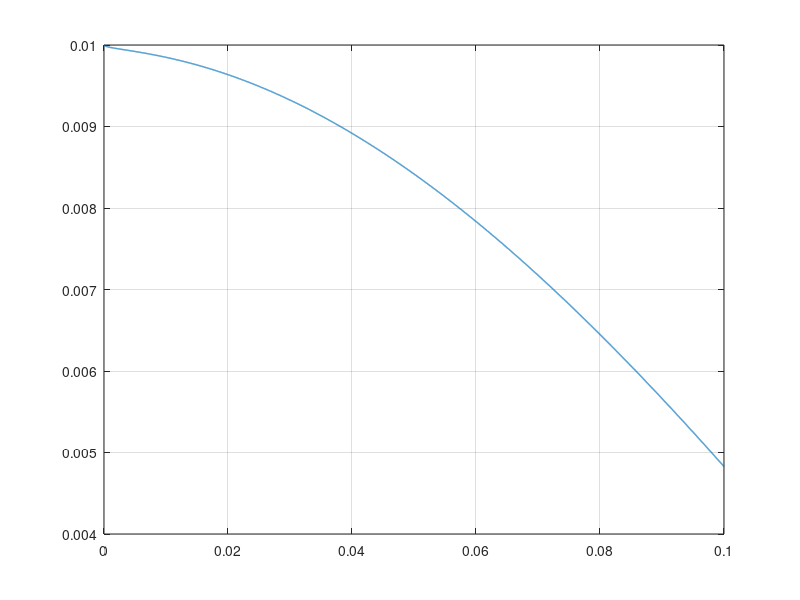

MATLAB code for this plot: (Note: this script raises an error after producing the figure.)
%%%%%%%%%%%%%%%%%%%%%%%%%%%%%%%%%%%%%%%%%%%%%%%%%%%%%%%%%%%%%%%%
%| Script by Dr. Fabian Denner, f.denner09@imperial.ac.uk,    |%
%|   Dept. Mechanical Engineering, Imperial College London    |%
%|============================================================|%
%| Script to calculate the dispersion of a single capillary   |%
%| wave based on the analytical initial-value solution of     |%
%| Prosperetti (Phys. Fluids 24, 1981, pp. 1217-1223) for     |%
%| two-fluid cases with equal kinematic viscosity and         |%
%| one-fluid cases (setting density and viscosity of the      |%
%| upper fluid to 0).                                         |%
%%%%%%%%%%%%%%%%%%%%%%%%%%%%%%%%%%%%%%%%%%%%%%%%%%%%%%%%%%%%%%%%

function capillaryWave_Prosperetti1981_byyc()
clc; 
clear;
close all;

%--------------------------------------------------------------
%   Input data.
%--------------------------------------------------------------

% Density upper fluid [kg/m^3]
rhoU = 1.0;
% Viscosity upper fluid [Pa s]
muU = 0.01;

% Density lower fluid [kg/m^3]
rhoL = 1.0;    
% Viscosity lower fluid [Pa s]
% muL = 1.0e-3;       

% Surface tension [N/m]
sigma = 1.;  

% gravity
gravity = 1.0;

% Wavelength [m]
l = 1;    
% Wavenumber [1/m]
k = 2*pi/l;     
% Time steps per period [s]
dtpp = 200;
% Output file name
filename = './capillaryWave';

%--------------------------------------------------------------
%   Calculation of constants for a cosine wave 
%   with a0 = amplitude and no initial velocity (u0 = 0)
%--------------------------------------------------------------

% Density ratio
beta = rhoL * rhoU / ((rhoL + rhoU)^2);
% Kinematic viscosity
v    = muU / rhoU;                      
% Square of inviscid angular freq.
wSq  = sigma * k^3 / (rhoL + rhoU) + gravity*k*(rhoL-rhoU)/(rhoL + rhoU);     
% Initial amplitude
a0   = 0.01;                            
% Initial velocity of center point
u0   = 0;        

% Characteristic timescale
% tau = 1/sqrt(wSq);
tau = 0.1;
% Time step (different per case!)
dt = 1.0e-5;   
% dt = tau/dtpp;

% Dimensionless viscosity
epsil = v*k^2/sqrt(wSq);

%--------------------------------------------------------------
%   Calculation of roots z1, z2, z3 and z4.
%--------------------------------------------------------------

p1 = 1;
p2 = -4*beta*sqrt(k^2*v);
p3 = 2*(1-6*beta)*k^2*v;
p4 = 4*(1-3*beta)*(k^2*v)^(3/2);
p5 = (1-4*beta)*v^2*k^4 + wSq;

p = [p1 p2 p3 p4 p5];

% Vector with the four roots z1, z2, z3 and z4
z = roots(p);       

%--------------------------------------------------------------
%   Calculation of interface height h.
%--------------------------------------------------------------

t = 0:dt:tau;

part0 = 4*(1-4*beta)*v^2*k^4/(8*(1-4*beta)*v^2*k^4 + wSq) * a0 * ...
        erfc(sqrt(v*k^2*t));

Z1 = (z(2)-z(1))*(z(3)-z(1))*(z(4)-z(1));
part1 = z(1)/Z1 * (wSq*a0/(z(1)^2 - v*k^2) - u0) * exp((z(1)^2-v*k^2)*t) .* ...
        erfc(real(z(1))*sqrt(t));

Z2 = (z(1)-z(2))*(z(3)-z(2))*(z(4)-z(2));
part2 = z(2)/Z2 * (wSq*a0/(z(2)^2 - v*k^2) - u0) * exp((z(2)^2-v*k^2)*t) .* ...
        erfc(real(z(2))*sqrt(t));

Z3 = (z(1)-z(3))*(z(2)-z(3))*(z(4)-z(3));
part3 = z(3)/Z3 * (wSq*a0/(z(3)^2 - v*k^2) - u0) * exp((z(3)^2-v*k^2)*t) .* ...
        erfc(real(z(3))*sqrt(t));

Z4 = (z(1)-z(4))*(z(2)-z(4))*(z(3)-z(4));
part4 = z(4)/Z4 * (wSq*a0/(z(4)^2 - v*k^2) - u0) * exp((z(4)^2-v*k^2)*t) .* ...
        erfc(real(z(4))*sqrt(t));

h = part0 + part1 + part2 + part3 + part4;

%--------------------------------------------------------------
%   Output
%--------------------------------------------------------------
t_h = [t;h]';
displace_byM = t_h;
% save displace_byM displace_byM
write_dat_file('displace_byM.dat', displace_byM);

t_h_diff = t_h(1:end-1, :) - t_h(2:end, :);
plot(t,h,'LineWidth',1)
% axis([0 tau -a0 a0])
y_val=get(gca,'YTick');    %为了获得y轴句柄
y_str=num2str(y_val');     %为了将数字转换为字符数组
set(gca,'YTickLabel',y_str);     %显示

hold on
grid on
% mat=[t;h];
% csvwrite(filename,transpose(mat))

% |--- plot C data
load 'displace_byC.dat'
plot(displace_byC(:,1),displace_byC(:,2),'LineWidth',1)

% |--- plot numerical data
load('time_position_Xi_20220301-141024.mat')
plot(wavedata(:,1),wavedata(:,2),'LineWidth',1)

% |--- plot legend
legend('true-Matlab', 'true-C', 'numerical')

% |--- 去掉过多的 白边
set(gca,'LooseInset',get(gca,'TightInset'))

disp('end of the file')
end

function write_dat_file(filename, filedata)
[r, c] = size(filedata);
fid = fopen(filename, 'w');

for k = 1:r
    fprintf(fid, "%.4e %.9e\n", ...
        filedata(k, 1), filedata(k, 2));
end
fclose(fid);
end
